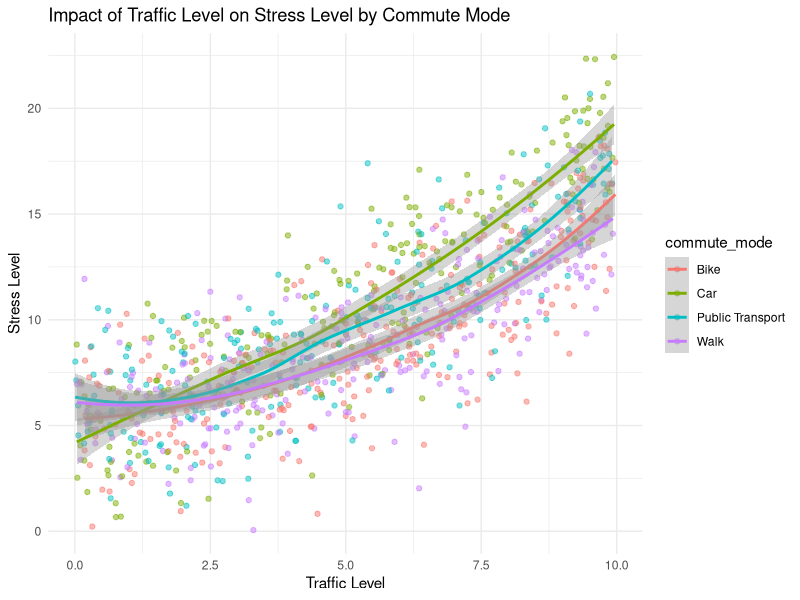

Reproduce this figure in R.
n <- 1000 

data <- data.frame( 
  
  working_hours = runif(n, 6, 12), # Total working hours per day 
  
  commute_mode = factor(sample(c("Car", "Public Transport", "Bike", "Walk"), size = n, replace = TRUE)), # Mode of commute 
  
  traffic_level = runif(n, 0, 10), # Traffic level on a scale from 0 (no traffic) to 10 (heavy traffic) 
  
  work_flexibility = runif(n, 0, 1), # Flexibility in work schedule (0 = no flexibility, 1 = high flexibility) 
  
  stress_level = rep(0, n) # Placeholder for stress level 
  
) 


data$stress_level <- with(data, 2 + (0.5 * working_hours) + (traffic_level^2)/10 - (work_flexibility * 2) + 
                            
                            ifelse(commute_mode == "Car", traffic_level * 0.4, ifelse(commute_mode == "Public Transport", traffic_level * 0.2, 0)) + 
                            
                            rnorm(n, mean = 0, sd = 2)) 



# Visualize the non-linear relationship between traffic level and stress level 

library(ggplot2) 

ggplot(data, aes(x = traffic_level, y = stress_level, color = commute_mode)) +  
  
  geom_point(alpha = 0.5) + 
  
  geom_smooth(method = "loess", formula = y ~ x, size = 1) + 
  
  labs(title = "Impact of Traffic Level on Stress Level by Commute Mode", 
       
       x = "Traffic Level", 
       
       y = "Stress Level") + 
  
  theme_minimal() 